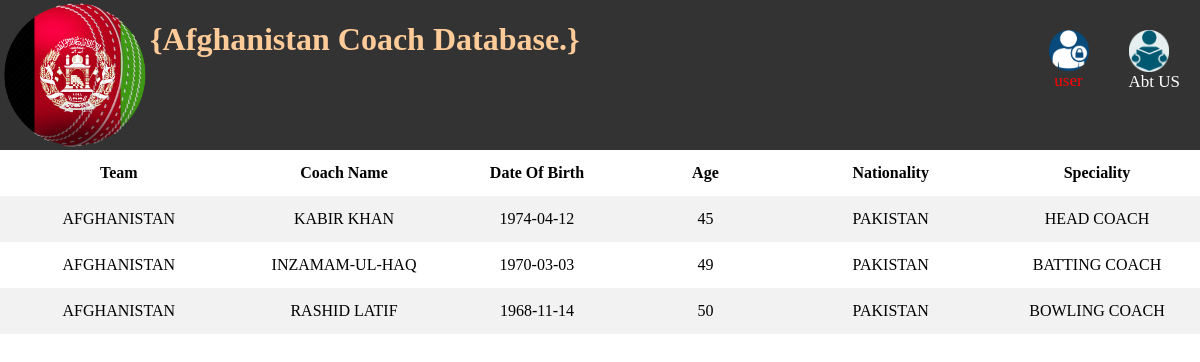
/afgcoach.php (signed in), run on the app's committed database.
### tables this page shows
CREATE TABLE `AFGHAN_COACH` (
  `Team` varchar(20) DEFAULT NULL,
  `Coach_name` varchar(20) DEFAULT NULL,
  `dob` date DEFAULT NULL,
  `Age` int(11) DEFAULT NULL,
  `Nationality` varchar(20) DEFAULT NULL,
  `Speciality` varchar(20) DEFAULT NULL
);

### afgcoach.php (the view, shortened to what this page needs)
<?php
$con=mysqli_connect('localhost','root');
mysqli_select_db($con, 'cricket2');
$querry = "select * from AFGHAN_COACH";
$result = mysqli_query($con,$querry);
?>
<!DOCTYPE html>
<html>
<head>
<link rel="stylesheet" type="text/css" href="css/home.css">
</head>
<body>
	<div class="navbar">
<img src="css/afg.png" width="150" height="150"; style="float: left;">
<h1 style="float: left; color:#ffcc99; "font-style: "Comic Sans MS">
{Afghanistan Coach Database.} </h1>
 <a href="aboutus.php"><img src="css/us.png" width="40" height="60">Abt US</a>
 <a style="color: red" href="welcome.php"><img src="css/log.png" width="40" height="50"><?php echo $_SESSION['username']; ?></a>
  </div>
<table >
	<tr>
			<th>Team</th>
			<th>Coach Name</th>
			<th>Date Of Birth</th>
			<th>Age</th>
			<th>Nationality</th>
			<th>Speciality</th>
		</tr>
		<?php
		global $result;
		while ($rows=mysqli_fetch_assoc($result)):?>
			<tr align="center" >
				<td><?php echo $rows['Team'];?></td>
				<td><?php echo $rows['Coach_name'];?></td>
				<td><?php echo $rows['dob'];?></td>
				<td><?php echo $rows['Age'];?></td>
				<td><?php echo $rows['Nationality'];?></td>
				<td><?php echo $rows['Speciality']; ?>
				</td>
			</tr>
<?php endwhile;?>
</table>
</body>
</html>

### css/home.css (style rules this page uses)
* { box-sizing:border-box; }
body { font-family: "Arial", red serif); margin: 0; }
img { display: block; height: auto; max-width: 100%; }
.navbar { width: 100%; background-color: #555; overflow: auto; }
.navbar a { float: left; padding: 12px; color: white; text-decoration: none; font-size: 17px; }
.navbar { overflow: hidden; position: sticky; position: -webkit-sticky; top: 0; color: black; background-color: #333; }
.navbar a { float: right; display: block; color: white; text-align: center; padding: 30px 20px; text-decoration: none; }

### afgcoach.php (style rules this page uses)
table { border-collapse: collapse; width: 100%; }
th, td { border= 1px ; width: 900px; line-height: 30px; text-align: center; padding: 8px; }
tr:nth-child(even) { background-color: #f2f2f2; }

### data on the page
afghan_coach: Team "AFGHANISTAN", Coach_name "KABIR KHAN", dob "1974-04-12", Age "45", Nationality "PAKISTAN", Speciality "HEAD COACH"
afghan_coach: Team "AFGHANISTAN", Coach_name "INZAMAM-UL-HAQ", dob "1970-03-03", Age "49", Nationality "PAKISTAN", Speciality "BATTING COACH"
afghan_coach: Team "AFGHANISTAN", Coach_name "RASHID LATIF", dob "1968-11-14", Age "50", Nationality "PAKISTAN", Speciality "BOWLING COACH"

### other printed values
$_SESSION['username'] "user"
